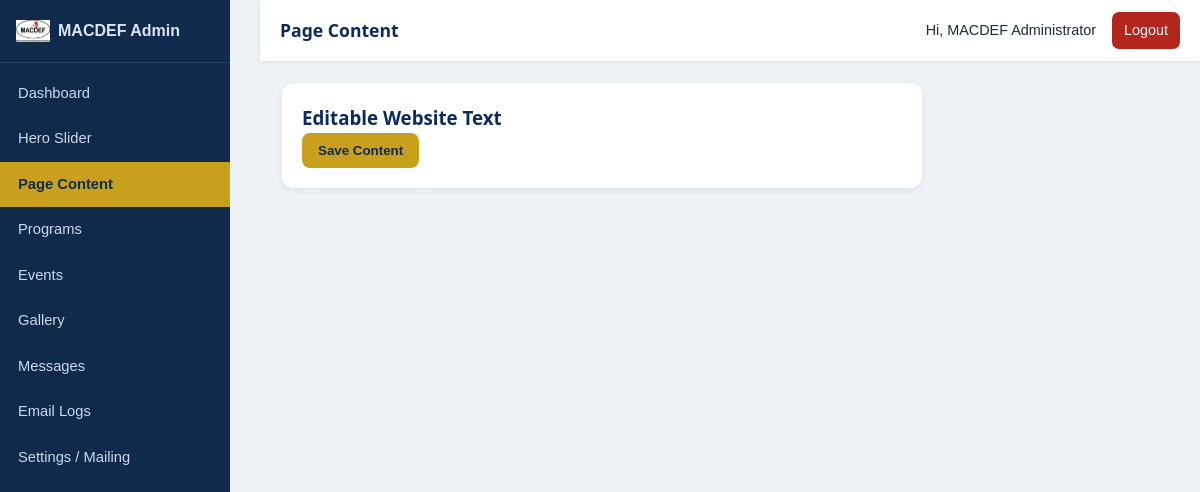
The page /admin/content.php (signed in) on the database as committed earlier.
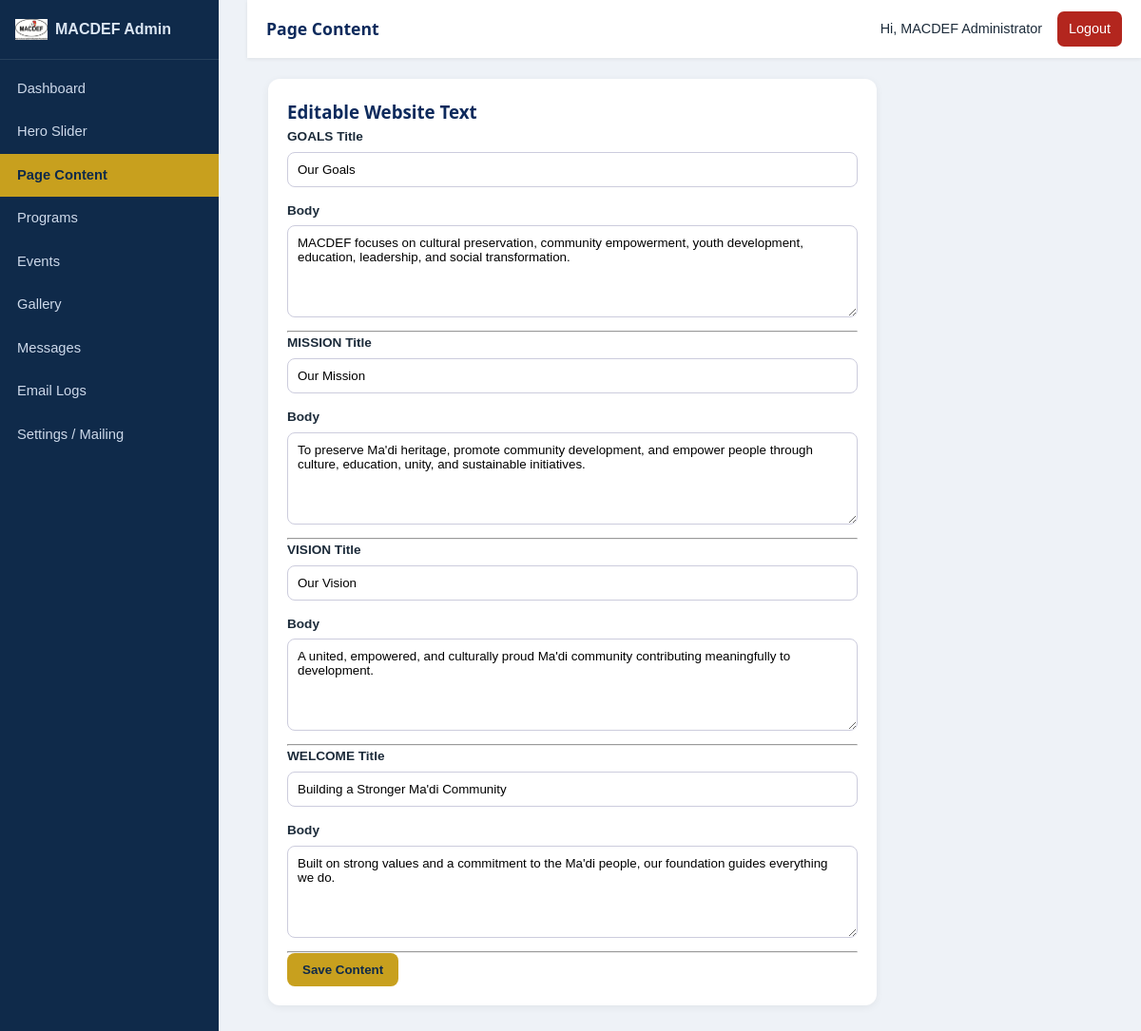
The same page on the database as committed later.
### tables this page shows
CREATE TABLE IF NOT EXISTS content_blocks (id INT AUTO_INCREMENT PRIMARY KEY, block_key VARCHAR(100) NOT NULL UNIQUE, title VARCHAR(255) NULL, body TEXT NULL, updated_at TIMESTAMP DEFAULT CURRENT_TIMESTAMP ON UPDATE CURRENT_TIMESTAMP);

### includes/functions.php (called while the page is built, shortened)
<?php
function e($data){ return htmlspecialchars((string)$data, ENT_QUOTES, 'UTF-8'); }
?>

### includes/auth.php (called while the page is built, shortened)
<?php
require_once __DIR__ . '/db.php'; require_once __DIR__ . '/functions.php';
function current_admin(){ return $_SESSION['admin'] ?? null; }
?>

### includes/db.php (called while the page is built, shortened)
<?php
$pdo = null;
try {
    $port = defined('DB_PORT') && DB_PORT !== '' ? ';port=' . DB_PORT : '';
    $dsn = 'mysql:host=' . DB_HOST . $port . ';dbname=' . DB_NAME . ';charset=utf8mb4';
    $pdo = new PDO($dsn, DB_USER, DB_PASS, [
        PDO::ATTR_ERRMODE => PDO::ERRMODE_EXCEPTION,
        PDO::ATTR_DEFAULT_FETCH_MODE => PDO::FETCH_ASSOC,
        PDO::ATTR_EMULATE_PREPARES => false,
    ]);
} catch (PDOException $e) { $pdo = null; }
function db(){ global $pdo; if(!$pdo){ die('Database connection failed. Check includes/config.php, MySQL port, and import database/macdef.sql first.'); } return $pdo; }
?>

### admin/content.php (the view, shortened to what this page needs)
<?php require_once dirname(__DIR__).'/includes/auth.php'; require_login();
$pageTitle='Page Content'; $blocks=db()->query('SELECT * FROM content_blocks ORDER BY block_key ASC')->fetchAll(); include __DIR__.'/includes/header.php'; $flash=$_SESSION['flash']??'';$err=$_SESSION['flash_err']??'';unset($_SESSION['flash'],$_SESSION['flash_err']); ?>
<form method="post" class="panel resource-form"><?= csrf_field() ?><h3>Editable Website Text</h3><?php foreach($blocks as $b):?><div class="form-field"><label><?= e(strtoupper(str_replace('_',' ',$b['block_key']))) ?> Title</label><input name="blocks[<?= e($b['block_key']) ?>][title]" value="<?= e($b['title']) ?>"></div><div class="form-field"><label>Body</label><textarea rows="5" name="blocks[<?= e($b['block_key']) ?>][body]"><?= e($b['body']) ?></textarea></div><hr><?php endforeach;?><button class="btn-primary">Save Content</button></form>
<?php include __DIR__.'/includes/footer.php'; ?>

### admin/includes/header.php (shortened to what this page needs)
<?php
require_once dirname(__DIR__, 2) . '/includes/auth.php';
$admin=current_admin();
function nav_active($f){ return basename($_SERVER['PHP_SELF'])===$f ? 'active' : ''; }
?>
<!doctype html><html lang="en"><head>
<link rel="stylesheet" href="../css/admin.css">
</head><body class="admin-body"><div class="admin-shell">
<aside class="admin-sidebar" id="adminSidebar">
  <div class="sidebar-brand"><img src="../assets/images/macdef-logo.png" alt="MACDEF"><span>MACDEF Admin</span></div>
  <nav class="sidebar-nav">
    <a class="<?= nav_active('dashboard.php') || nav_active('index.php') ?>" href="dashboard.php">Dashboard</a>
    <a class="<?= nav_active('hero.php') ?>" href="hero.php">Hero Slider</a>
    <a class="<?= nav_active('content.php') ?>" href="content.php">Page Content</a>
    <a class="<?= nav_active('programs.php') ?>" href="programs.php">Programs</a>
    <a class="<?= nav_active('events.php') ?>" href="events.php">Events</a>
    <a class="<?= nav_active('gallery.php') ?>" href="gallery.php">Gallery</a>
    <a class="<?= nav_active('contact_messages.php') ?>" href="contact_messages.php">Messages</a>
    <a class="<?= nav_active('email_logs.php') ?>" href="email_logs.php">Email Logs</a>
    <a class="<?= nav_active('settings.php') ?>" href="settings.php">Settings / Mailing</a>
  </nav>
</aside>
<div class="admin-main"><header class="admin-topbar">
<h1><?= e($pageTitle ?? 'Dashboard') ?></h1><div class="topbar-right"><span>Hi, <?= e($admin['name'] ?? 'Admin') ?></span><a class="logout-btn" href="logout.php">Logout</a></div>
</header><main class="admin-content">

### admin/includes/footer.php (shortened to what this page needs)
</main></div></div>
</body></html>

### css/admin.css (style rules this page uses)
:root { --navy:#0d2a5c;--navy-dark:#081d42;--navy-light:#16407f;--gold:#f5b324;--gold-dark:#d8990a; --green:#2b8a3e;--red:#e8453c;--sky:#1ba7e0;--ink:#21303f;--muted:#5d6b7a;--line:#e4e8ee; --bg-soft:#f4f7fb;--radius:14px;--shadow:0 12px 32px rgba(13,42,92,.10);--shadow-sm:0 6px 18px rgba(13,42,92,.08); --font-head:'Poppins','Segoe UI',sans-serif;--font-body:'Segoe UI',Roboto,Helvetica,Arial,sans-serif; }
* { box-sizing:border-box;margin:0;padding:0 }
body { font-family:var(--font-body);color:var(--ink);background:var(--bg-soft);line-height:1.6 }
a { text-decoration:none;color:inherit }
h1,h2,h3,h4 { font-family:var(--font-head);color:var(--navy) }
img { max-width:100%;display:block }
.btn-primary { background:var(--gold);color:var(--navy-dark) }
.admin-shell { display:flex;min-height:100vh }
.admin-sidebar { width:260px;background:var(--navy-dark);color:#cdd8ea;display:flex;flex-direction:column; position:fixed;top:0;bottom:0;left:0;z-index:100;transition:transform .3s }
.admin-main { flex:1;margin-left:260px;display:flex;flex-direction:column }
.admin-topbar { background:#fff;box-shadow:var(--shadow-sm);padding:16px 28px;display:flex;align-items:center; justify-content:space-between;position:sticky;top:0;z-index:90 }
.admin-topbar h1 { font-size:1.3rem }
.admin-topbar .topbar-right { display:flex;align-items:center;gap:16px }
.admin-content { padding:28px }
.panel { background:#fff;border-radius:var(--radius);box-shadow:var(--shadow-sm);margin-bottom:24px }
.admin-body { margin:0;background:#eef2f7;font-family:Arial,Helvetica,sans-serif;color:#1c2b3a }
.admin-sidebar { width:230px;background:#0f2a4a;color:#dbe6f3;flex-shrink:0;transition:.2s }
.sidebar-brand { display:flex;align-items:center;gap:8px;padding:18px 16px;font-weight:700;border-bottom:1px solid rgba(255,255,255,.1) }
.sidebar-brand img { width:34px }
.sidebar-nav { display:flex;flex-direction:column;padding:8px 0 }
.sidebar-nav a { color:#cdd9ea;text-decoration:none;padding:11px 18px;font-size:.92rem }
.sidebar-nav a.active { background:#c8a01e;color:#0f2a4a;font-weight:700 }
.admin-main { flex:1;display:flex;flex-direction:column;min-width:0 }
.admin-topbar { display:flex;align-items:center;gap:14px;background:#fff;padding:12px 20px;box-shadow:0 1px 4px rgba(0,0,0,.08) }
.admin-topbar h1 { font-size:1.1rem;margin:0;flex:1 }
.topbar-right { display:flex;align-items:center;gap:12px;font-size:.9rem }
.logout-btn { background:#b3261e;color:#fff;padding:7px 12px;border-radius:7px;text-decoration:none }
.admin-content { padding:22px;overflow-x:auto }
.panel { background:#fff;border-radius:12px;padding:18px;box-shadow:0 2px 8px rgba(0,0,0,.06) }
.panel h3 { margin-top:0 }
.btn-primary { background:#c8a01e;color:#0f2a4a;border:0;padding:10px 16px;border-radius:8px;font-weight:700;cursor:pointer;text-decoration:none;display:inline-block }
.resource-form { background:#fff;border-radius:12px;padding:20px;margin-bottom:22px;box-shadow:0 2px 8px rgba(0,0,0,.06);max-width:640px }
.resource-form h3 { margin-top:0 }
.form-field { margin-bottom:14px;display:flex;flex-direction:column }
.form-field label { font-weight:600;font-size:.85rem;margin-bottom:5px }
.form-field input,.form-field textarea,.form-field select { padding:10px;border:1px solid #ccd;border-radius:8px;font-family:inherit }

Rows that differ between the two databases and show on the page:
added content_blocks: block_key "GOALS", title "Our Goals", block_key+body "MACDEF focuses on cultural preservation, community empowerment, youth development, education, leadership, and social transformation."
added content_blocks: block_key "MISSION", title "Our Mission", block_key+body "To preserve Ma'di heritage, promote community development, and empower people through culture, education, unity, and sustainable initiatives."
added content_blocks: block_key "VISION", title "Our Vision", block_key+body "A united, empowered, and culturally proud Ma'di community contributing meaningfully to development."
added content_blocks: block_key "WELCOME", title "Building a Stronger Ma'di Community", block_key+body "Built on strong values and a commitment to the Ma'di people, our foundation guides everything we do."
